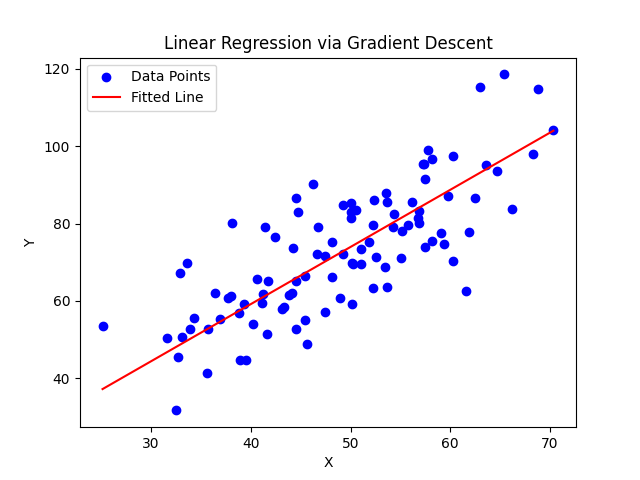

Recreate this plot in Python.
import pandas as pd
import numpy as np
import matplotlib.pyplot as plt

# Loading data.
df = pd.read_csv('./Data/HW2_linear_data.csv', header=None, names=['X', 'Y'])
X = df['X'].values
Y = df['Y'].values

# Converting data to NumPy arrays.
X = np.array(X, dtype=float)
Y = np.array(Y, dtype=float)
n = len(X)

# Initial parameters.
m = 0.0
b = 0.0
lr = 0.0001
epochs = 1000

# Gradient descent loop.
for _ in range(epochs):
    # Predicted value.
    Y_pred = m * X + b

    # Partial derivatives of MSE with respect to m and b.
    dm = (-2.0 / n) * np.sum(X * (Y - Y_pred))
    db = (-2.0 / n) * np.sum(Y - Y_pred)

    # Updating.
    m -= lr * dm
    b -= lr * db

# Printing final parameters.
print(f"Final slope (m): {m}")
print(f"Final intercept (b): {b}")

# Setting up the fit line.
X_line = np.linspace(X.min(), X.max(), 100)
Y_line = m * X_line + b

# Producing the overfitted scatterplot.
plt.scatter(X, Y, color='blue', label='Data Points')
plt.plot(X_line, Y_line, color='red', label='Fitted Line')
plt.xlabel('X')
plt.ylabel('Y')
plt.legend()
plt.title('Linear Regression via Gradient Descent')
plt.savefig('LinearRegression.png')
plt.show()